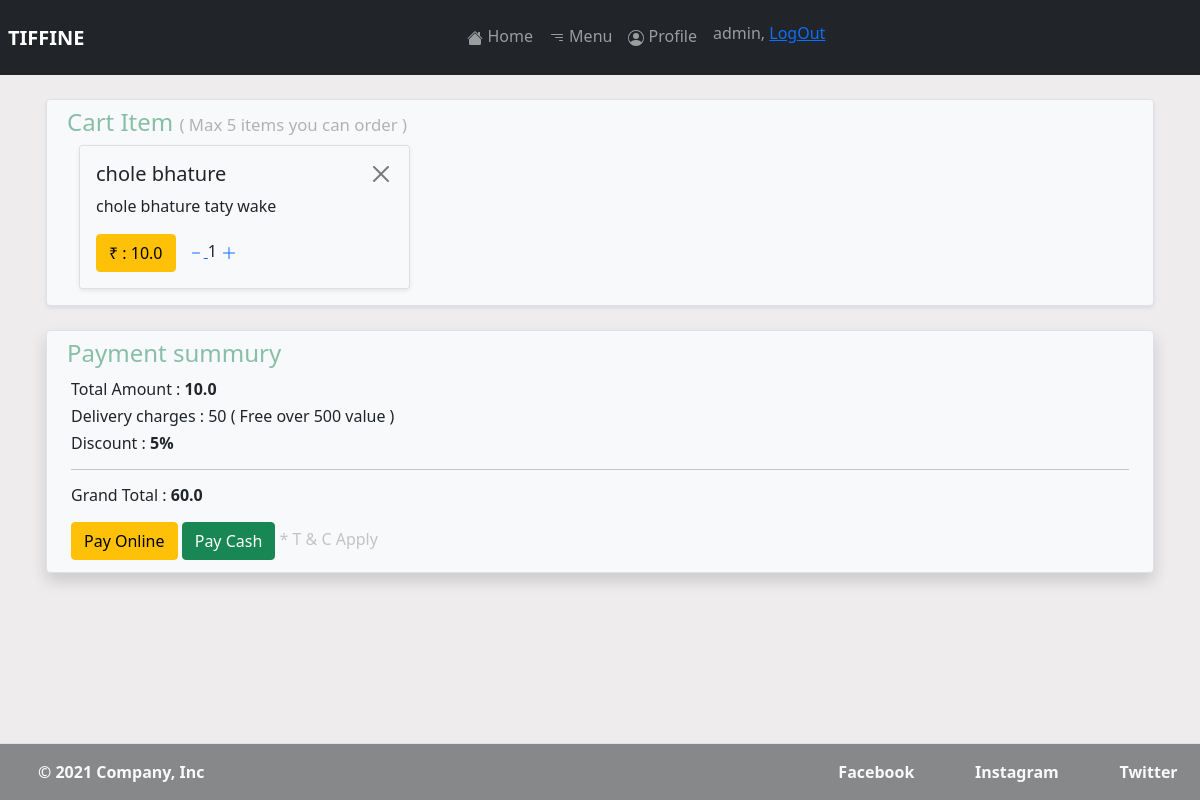
The page /payment-checkout/ (signed in) on the database as committed earlier.
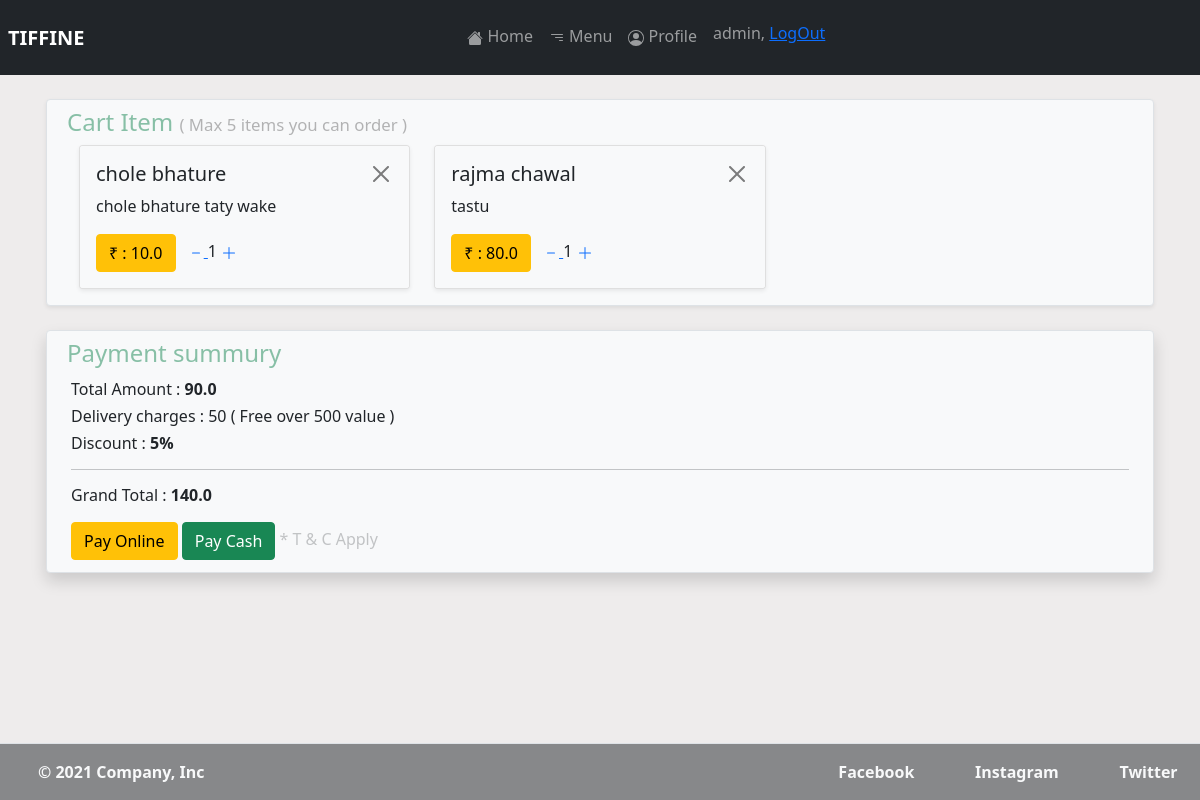
The same page on the database as committed later.
### tiffine_site/models.py (models this page shows, shortened)
class Cart(models.Model):
    user = models.ForeignKey(User, on_delete=models.CASCADE)
    item = models.ForeignKey(MainDishModel, on_delete=models.CASCADE)
    quantity = models.PositiveIntegerField(blank=True, default=1)
    def amount_plus(self):
        return self.item.discounted * self.quantity

class MainDishModel(models.Model):
    name = models.CharField(max_length=100)
    deatil = models.CharField(max_length=255)
    price = models.FloatField()
    discounted = models.FloatField()
    availablity = models.BooleanField(default=True)
    image = models.ImageField(upload_to='pictures')
    ingredients = models.CharField(max_length=255)
    type_of = models.CharField(choices=type_of, max_length=10, blank=True)

### tiffine_site/views.py (the view)
class PaymentCheckout(View):
    razorpay_client = razorpay.Client(
        auth=(settings.RAZOR_KEY_ID, settings.RAZOR_KEY_SECRET))
    def get(self, request, *args, **kwargs):
        cart_instance = Cart.objects.filter(user=request.user)
        final_amount = 0
        for obj in cart_instance:
            qyt_ins = obj.quantity
            amount_ins = obj.item.discounted
            final_amount += amount_ins * qyt_ins
        currency = 'INR'
        amount = (final_amount + 50) * 100
        plus_delivery = final_amount + 50
        razorpay_order = razorpay_client.order.create(dict(amount=amount,
                                                           currency=currency,
                                                           payment_capture='0'))
        razorpay_order_id = razorpay_order['id']
        template = 'payment_checkout.html'
        context = {
            'dish_instance': cart_instance,
            'razorpay_order_id': razorpay_order_id,
            'razorpay_merchant_key': 'rzp_test_CACIK9VunIicKe',
            'razorpay_amount': amount,
            'currency': currency,
            'final_amount': final_amount,
            'plus_delivery': plus_delivery,
        }
        return render(request, template_name=template, context=context)

### tiffine_site/templates/payment_checkout.html (shortened to what this page needs)
{% extends 'base.html' %}
{% block bottom %}
  fixed-bottom
{% endblock %}
{% block content %}
{% load static %}
<link rel="stylesheet" href="{% static 'css/payment-check_.css' %}">
<link href="https://cdn.jsdelivr.net/npm/bootstrap@5.1.3/dist/css/bootstrap.min.css" rel="stylesheet">
<div class="container mt-4" >
    <div class="row border shadow-sm m-1 p-2 rounded item-check d-flex bg-light justify-content-center">
        <h4 class=" text-success opacity-50">Cart Item <span class="text-span"> ( Max 5 items you can order )</span>  </h4>
        <div class="row">
        {% for cart in dish_instance %}
                <div class="col-sm-12 col-md-4 effect">
                    <div class="card mb-2 shadow-sm ">
                        <div class="card-body bg-light rounded-1 ">
                            <a href="#" class="btn-close get_id float-end" id="del-cart" data-sid="{{cart.id}}"></a>
                            <h5 class="card-title">{{cart.item.name}}</h5>
                            <p class="card-text">{{cart.item.deatil}}</p>
                            <p class=" mb-0 btn btn-warning text-center">&#x20B9; : <span id="amount-{{cart.id}}">{{cart.amount_plus}}</span></p>
                            <div class=" d-inline p-2 ">
                                <a class="minus-{{cart.id}}">
                                    <svg xmlns="http://www.w3.org/2000/svg" width="16" height="16" fill="currentColor" class="bi bi-dash" viewBox="0 0 16 16">
                                        <path d="M4 8a.5.5 0 0 1 .5-.5h7a.5.5 0 0 1 0 1h-7A.5.5 0 0 1 4 8z"/>
                                    </svg>
                                </a>
                                <p class=" d-inline" id = "quantity-{{cart.id}}" data-sid ="sid{{cart.id}}">{{cart.quantity}}</p>
                                <a  class="plus-{{cart.id}} plus">
                                    <svg xmlns="http://www.w3.org/2000/svg" width="16" height="16" fill="currentColor" class="bi bi-plus-lg" viewBox="0 0 16 16">
                                    <path fill-rule="evenodd" d="M8 2a.5.5 0 0 1 .5.5v5h5a.5.5 0 0 1 0 1h-5v5a.5.5 0 0 1-1 0v-5h-5a.5.5 0 0 1 0-1h5v-5A.5.5 0 0 1 8 2Z"/>
                                    </svg>
                                </a>
                            </div>
                        </div>
                    </div>
                </div>
            {% empty %}
            <p class="alert alert-warning shadow-sm">Doesn't have any items here !</p>
            {% endfor %}
        </div>
    </div>
    <div class = "row border shadow m-1 p-2 mt-4 rounded bg-light">
        <div class = "col ">
            <h4 class="text-success opacity-50"> Payment summury </h4>
            <div class="col p-1">
        <h6>Total Amount : <strong id="total_amount">{{ final_amount }}</strong></h6>
                <h6>Delivery charges : 50 <span>( Free over 500 value )</span> </h6>
                <h6>Discount : <strong> 5%</strong></h6>
                <hr>
                <h6>Grand Total : <strong id = 'plus_delivery'>{{plus_delivery}}</strong></h6>
                <button class="btn btn-warning " type="button" id="pay-btn">Pay Online</button>
                <button class="btn btn-success " type="button">Pay Cash</button>
                <p class="d-inline opacity-25  ">* T & C Apply</p>
            </div>
        </div>
    </div>
</div>
{% endblock %}

Rows that differ between the two databases and show on the page:
added Cart: item.name "rajma chawal", item.deatil "tastu", amount_plus "80.0", quantity "1"
Other text that changed with them:
{{ final_amount }}: "10.0" → "90.0"
{{ plus_delivery }}: "60.0" → "140.0"
